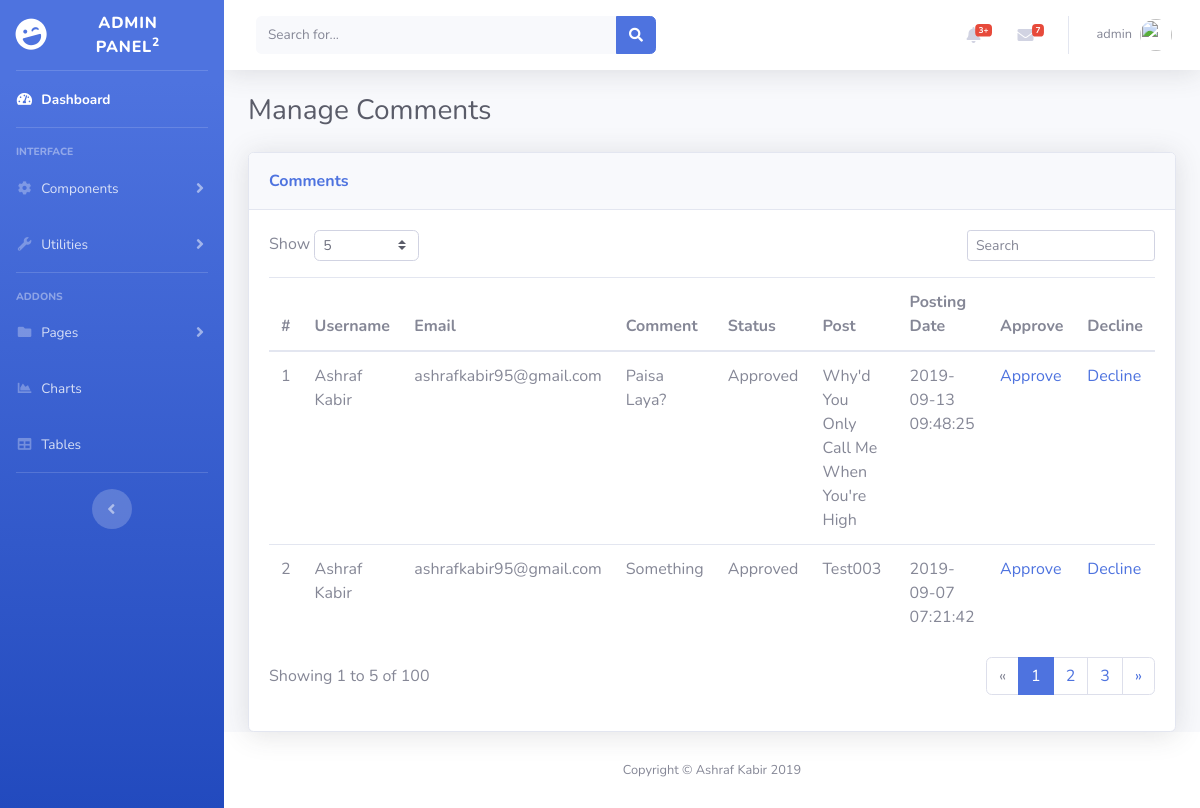
/admin/manage-comments.php (signed in), run on the app's committed database.
### tables this page shows
CREATE TABLE `comments` (
  `id` bigint(255) NOT NULL,
  `postid` int(100) NOT NULL,
  `name` varchar(255) NOT NULL,
  `email` varchar(255) NOT NULL,
  `comment` mediumtext NOT NULL,
  `postingdate` timestamp NOT NULL DEFAULT current_timestamp(),
  `status` int(1) NOT NULL,
  `creationdate` timestamp NOT NULL DEFAULT current_timestamp(),
  `updationdate` timestamp NULL DEFAULT NULL ON UPDATE current_timestamp()
);

CREATE TABLE `posts` (
  `id` int(11) NOT NULL,
  `title` varchar(255) NOT NULL,
  `grabber` varchar(255) NOT NULL,
  `category` varchar(255) NOT NULL,
  `description` longtext NOT NULL,
  `username` varchar(255) NOT NULL,
  `image1` varchar(120) NOT NULL,
  `userid` bigint(255) DEFAULT NULL,
  `creationdate` timestamp NOT NULL DEFAULT current_timestamp(),
  `updationdate` timestamp NULL DEFAULT NULL ON UPDATE current_timestamp(),
  `status` int(11) NOT NULL
);

### admin/manage-comments.php (the view, shortened to what this page needs)
<?php
include('includes/config.php');
if (strlen($_SESSION['alogin']) == 0) {
    header('location: login.php');
} else {
    ?>
    <!DOCTYPE html>
    <html lang="en">
    <head>
        <link href="vendor/fontawesome-free/css/all.min.css" rel="stylesheet" type="text/css">
        <link href="css/sb-admin-2.min.css" rel="stylesheet">
    </head>
    <body id="page-top">
        <div id="wrapper">
            <?php include "includes/sidebar.php"; ?>
            <div id="content-wrapper" class="d-flex flex-column">
                <div id="content">
                    <?php include "includes/header.php"; ?>
                    <div class="container-fluid">
                        <h3 class="text-dark mb-4">Manage Comments</h3>
                        <div class="card shadow">
                            <div class="card-header py-3">
                                <p class="text-primary m-0 font-weight-bold">Comments</p>
                            </div>
                            <div class="card-body">
                                <div class="row">
                                    <div class="col-md-6 text-nowrap">
                                        <div id="dataTable_length" class="dataTables_length" aria-controls="dataTable">
                                            <label>Show&nbsp;<select
                                                    class="form-control form-control-sm custom-select custom-select-sm">
                                                    <option value="5" selected="">5</option>
                                                </select>&nbsp;</label></div>
                                    </div>
                                    <div class="col-md-6">
                                        <div class="text-md-right dataTables_filter" id="dataTable_filter"><label><input
                                                    type="search" class="form-control form-control-sm"
                                                    aria-controls="dataTable" placeholder="Search"></label></div>
                                    </div>
                                </div>
                                <div class="table-responsive table mt-2" id="dataTable" role="grid"
                                     aria-describedby="dataTable_info">
                                    <table class="table dataTable my-0" id="dataTable">
                                        <thead>
                                        <tr>
                                            <th>#</th>
                                            <th>Username</th>
                                            <th>Email</th>
                                            <th>Comment</th>
                                            <th>Status</th>
                                            <th>Post</th>
                                            <th>Posting Date</th>
                                            <th>Approve</th>
                                            <th>Decline</th>
                                        </tr>
                                        </thead>
                                        <tbody>
                                        <?php
                                        $sql = "SELECT comments.id,comments.name,comments.email,comments.postingdate,comments.comment,comments.status,posts.id AS pid,posts.title FROM comments JOIN posts ON posts.id=comments.postid ORDER BY comments.id DESC";
                                        $query = $dbh->prepare($sql);
                                        $query->execute();
                                        $results = $query->fetchAll(PDO::FETCH_OBJ);
                                        $cnt = 1;
                                        if ($query->rowCount() > 0) {
                                            foreach ($results as $result) { ?>
                                                <tr>
                                                    <td><?php echo htmlentities($cnt); ?></td>
                                                    <td><?php echo htmlentities($result->name); ?></td>
                                                    <td><?php echo htmlentities($result->email); ?></td>
                                                    <td><?php echo htmlentities($result->comment); ?></td>
                                                    <?php
                                                    $sts4 = htmlentities($result->status);
                                                    if ($sts4 == 0) { ?>
                                                        <td>Pending</td>
                                                    <?php } elseif ($sts4 == 1) { ?>
                                                        <td>Approved</td>
                                                    <?php } elseif ($sts4 == 2) { ?>
                                                        <td>Unapproved</td>
                                                    <?php } else { ?>
                                                        <td>Unknown</td>
                                                    <?php } ?>
                                                    <td><?php echo htmlentities($result->title); ?></td>
                                                    <td><?php echo htmlentities($result->postingdate); ?></td>
                                                    <td><a href="manage-comments.php?aid=<?php echo $result->id; ?>"
                                                           onclick="return confirm('Do you want to approve this comment?');">Approve</a>
                                                    <td><a href="manage-comments.php?did=<?php echo $result->id; ?>"
                                                           onclick="return confirm('Do you want to decline this comment?');">Decline</a>
                                                    </td>
                                                </tr>
                                                <?php $cnt = $cnt + 1;
                                            }
                                        } ?>
                                        </tbody>
                                    </table>
                                </div>
                                <div class="row">
                                    <div class="col-md-6 align-self-center">
                                        <p id="dataTable_info" class="dataTables_info" role="status" aria-live="polite">
                                            Showing 1 to 5 of 100</p>
                                    </div>
                                    <div class="col-md-6">
                                        <nav class="d-lg-flex justify-content-lg-end dataTables_paginate paging_simple_numbers">
                                            <ul class="pagination">
                                                <li class="page-item disabled"><a class="page-link" href="#"
                                                                                  aria-label="Previous"><span
                                                            aria-hidden="true">«</span></a></li>
                                                <li class="page-item active"><a class="page-link" href="#">1</a></li>
                                                <li class="page-item"><a class="page-link" href="#">2</a></li>
                                                <li class="page-item"><a class="page-link" href="#">3</a></li>
                                                <li class="page-item"><a class="page-link" href="#"
                                                                         aria-label="Next"><span
                                                            aria-hidden="true">»</span></a></li>
                                            </ul>
                                        </nav>
                                    </div>
                                </div>
                            </div>
                        </div>
                    </div>
                </div>
                <?php include "includes/footer.php"; ?>
            </div>
        </div>
    </body>
    </html>
<?php } ?>

### admin/includes/header.php (shortened to what this page needs)
<nav class="navbar navbar-expand navbar-light bg-white topbar mb-4 static-top shadow">
    <form class="d-none d-sm-inline-block form-inline mr-auto ml-md-3 my-2 my-md-0 mw-100 navbar-search">
        <div class="input-group">
            <input type="text" class="form-control bg-light border-0 small" placeholder="Search for..."
                   aria-label="Search" aria-describedby="basic-addon2">
            <div class="input-group-append">
                <button class="btn btn-primary" type="button">
                    <i class="fas fa-search fa-sm"></i>
                </button>
            </div>
        </div>
    </form>
    <ul class="navbar-nav ml-auto">
        <li class="nav-item dropdown no-arrow mx-1">
            <a class="nav-link dropdown-toggle" href="#" id="alertsDropdown" role="button"
               data-toggle="dropdown" aria-haspopup="true" aria-expanded="false">
                <i class="fas fa-bell fa-fw"></i>
                <span class="badge badge-danger badge-counter">3+</span>
            </a>
        </li>
        <li class="nav-item dropdown no-arrow mx-1">
            <a class="nav-link dropdown-toggle" href="#" id="messagesDropdown" role="button"
               data-toggle="dropdown" aria-haspopup="true" aria-expanded="false">
                <i class="fas fa-envelope fa-fw"></i>
                <span class="badge badge-danger badge-counter">7</span>
            </a>
        </li>
        <li class="nav-item dropdown no-arrow">
            <a class="nav-link dropdown-toggle" href="#" id="userDropdown" role="button"
               data-toggle="dropdown" aria-haspopup="true" aria-expanded="false">
                <span class="mr-2 d-none d-lg-inline text-gray-600 small">
                    <?php
                    $email = $_SESSION['alogin'];
                    $sql2 = "SELECT `username` FROM `admin` WHERE `email`=:email;";
                    $query = $dbh->prepare($sql2);
                    $query->bindParam(':email', $email, PDO::PARAM_STR);
                    $query->execute();
                    $results = $query->fetchAll(PDO::FETCH_OBJ);
                    if ($query->rowCount() > 0) {
                        foreach ($results as $result) {
                            echo $result->username;
                        }
                    }
                    ?></span>
                <img class="img-profile rounded-circle"
                     src="https://source.unsplash.com/QAB-WJcbgJk/60x60">
            </a>
        </li>
    </ul>
</nav>

### data on the page
comments: name "Ashraf Kabir", email "ashrafkabir95@gmail.com", comment "Paisa Laya?", status "Approved", postid.title "Why'd You Only Call Me When You're High", postingdate "2019-09-13 09:48:25"
comments: name "Ashraf Kabir", email "ashrafkabir95@gmail.com", comment "Something", status "Approved", postid.title "Test003", postingdate "2019-09-07 07:21:42"

### other printed values
$result->username "admin"
